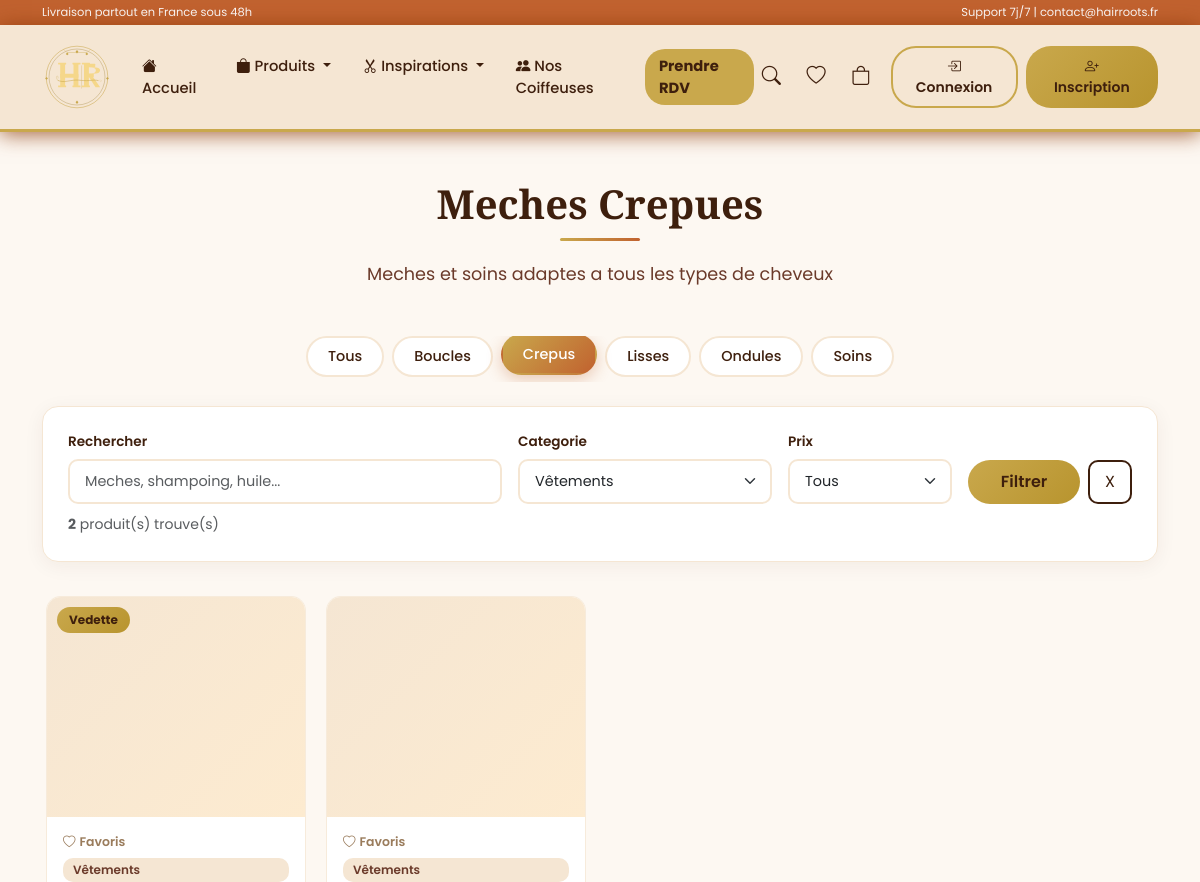
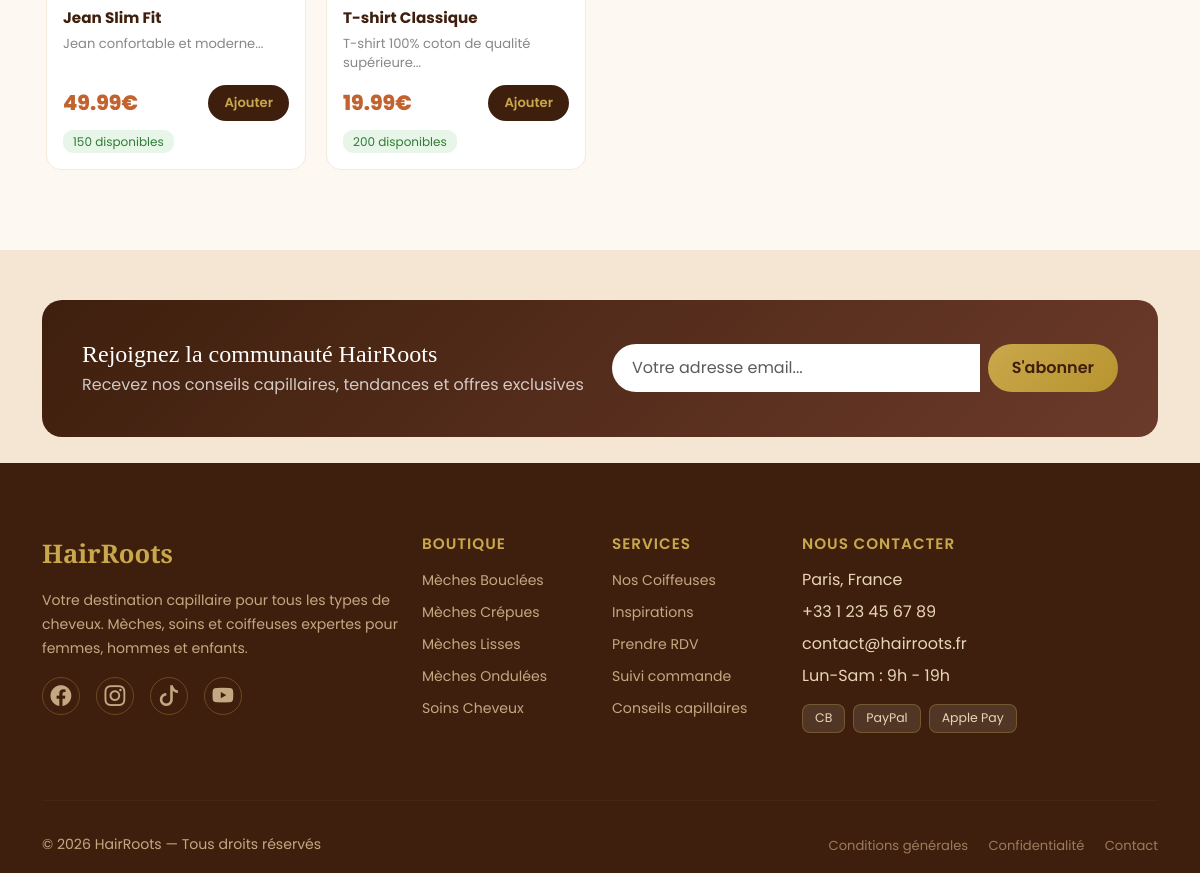
The page /products/index.php?category=2 on the database its author committed (2 pictures, top to bottom).
### tables this page shows
CREATE TABLE IF NOT EXISTS products (
    id INT AUTO_INCREMENT PRIMARY KEY,
    category_id INT,
    name VARCHAR(200) NOT NULL,
    slug VARCHAR(200) UNIQUE NOT NULL,
    description TEXT,
    price DECIMAL(10, 2) NOT NULL,
    stock INT DEFAULT 0,
    image VARCHAR(255),
    images TEXT,
    sku VARCHAR(50) UNIQUE,
    active BOOLEAN DEFAULT TRUE,
    featured BOOLEAN DEFAULT FALSE,
    created_at TIMESTAMP DEFAULT CURRENT_TIMESTAMP,
    updated_at TIMESTAMP DEFAULT CURRENT_TIMESTAMP ON UPDATE CURRENT_TIMESTAMP,
    FOREIGN KEY (category_id) REFERENCES categories(id) ON DELETE SET NULL,
    INDEX idx_slug (slug),
    INDEX idx_category (category_id),
    INDEX idx_active (active)
);

CREATE TABLE IF NOT EXISTS categories (
    id INT AUTO_INCREMENT PRIMARY KEY,
    name VARCHAR(100) NOT NULL,
    slug VARCHAR(100) UNIQUE NOT NULL,
    description TEXT,
    image VARCHAR(255),
    parent_id INT DEFAULT NULL,
    active BOOLEAN DEFAULT TRUE,
    created_at TIMESTAMP DEFAULT CURRENT_TIMESTAMP,
    FOREIGN KEY (parent_id) REFERENCES categories(id) ON DELETE SET NULL
);

### products/index.php (the view, shortened to what this page needs)
<?php
require_once '../config/database.php';
$stmt_categories = $pdo->query("SELECT * FROM categories ORDER BY name");
$categories = $stmt_categories->fetchAll();
$category_filter = isset($_GET['category']) ? (int)$_GET['category'] : 0;
$price_filter    = isset($_GET['price'])    ? $_GET['price']          : 'all';
$search          = isset($_GET['search'])   ? trim($_GET['search'])   : '';
$sub_filter      = isset($_GET['sub'])      ? trim($_GET['sub'])      : '';
$sql = "SELECT p.*, c.name as category_name
        FROM products p
        LEFT JOIN categories c ON p.category_id = c.id
        WHERE p.active = 1";
$params = [];
if($category_filter > 0) {
    $sql .= " AND p.category_id = ?";
    $params[] = $category_filter;
}
$sql .= " ORDER BY p.featured DESC, p.created_at DESC";
$stmt = $pdo->prepare($sql);
$stmt->execute($params);
$products = $stmt->fetchAll();
$titre_page = 'Nos Produits';
if($sub_filter === 'soins')        $titre_page = 'Soins Cheveux';
elseif($sub_filter === 'meches')   $titre_page = 'Nos Meches';
elseif($category_filter == 1)      $titre_page = 'Meches Bouclees';
elseif($category_filter == 2)      $titre_page = 'Meches Crepues';
elseif($category_filter == 3)      $titre_page = 'Meches Lisses';
elseif($category_filter == 4)      $titre_page = 'Meches Ondulees';
elseif($category_filter == 5)      $titre_page = 'Soins Cheveux';
include '../includes/header.php';
?>
<div class="container my-5">
    <div class="page-header text-center mb-5">
        <h1 class="page-title"><?= htmlspecialchars($titre_page) ?></h1>
        <div class="gold-line mx-auto"></div>
        <p class="page-subtitle">Meches et soins adaptes a tous les types de cheveux</p>
    </div>
    <div class="type-filter-bar mb-4">
        <div class="d-flex gap-2 flex-wrap justify-content-center">
            <a href="index.php" class="type-filter-btn <?= (!$category_filter && !$sub_filter) ? 'active' : '' ?>">Tous</a>
            <a href="index.php?category=1" class="type-filter-btn <?= $category_filter == 1 ? 'active' : '' ?>">Boucles</a>
            <a href="index.php?category=2" class="type-filter-btn <?= $category_filter == 2 ? 'active' : '' ?>">Crepus</a>
            <a href="index.php?category=3" class="type-filter-btn <?= $category_filter == 3 ? 'active' : '' ?>">Lisses</a>
            <a href="index.php?category=4" class="type-filter-btn <?= $category_filter == 4 ? 'active' : '' ?>">Ondules</a>
            <a href="index.php?category=5" class="type-filter-btn <?= $category_filter == 5 ? 'active' : '' ?>">Soins</a>
        </div>
    </div>
    <div class="filter-card mb-4">
        <form method="GET" action="" class="row g-3 align-items-end">
            <div class="col-md-5">
                <label class="filter-label">Rechercher</label>
                <input type="text" class="form-control filter-input" name="search"
                       placeholder="Meches, shampoing, huile..."
                       value="<?= htmlspecialchars($search) ?>">
            </div>
            <div class="col-md-3">
                <label class="filter-label">Categorie</label>
                <select class="form-select filter-input" name="category">
                    <?php foreach($categories as $cat): ?>
                        <option value="<?= $cat['id'] ?>" <?= $category_filter == $cat['id'] ? 'selected' : '' ?>>
                            <?= htmlspecialchars($cat['name']) ?>
                        </option>
                    <?php endforeach; ?>
                </select>
            </div>
            <div class="col-md-2">
                <label class="filter-label">Prix</label>
                <select class="form-select filter-input" name="price">
                    <option value="all"     <?= $price_filter === 'all'     ? 'selected' : '' ?>>Tous</option>
                </select>
            </div>
            <div class="col-md-2 d-flex gap-2">
                <button type="submit" class="btn btn-gold w-100">Filtrer</button>
                <a href="index.php" class="btn btn-outline-brown">X</a>
            </div>
        </form>
        <div class="mt-2">
            <small class="text-muted">
                <strong><?= count($products) ?></strong> produit(s) trouve(s)
            </small>
        </div>
    </div>
    <?php if(count($products) > 0): ?>
        <div class="scroll-horizontal">
            <?php foreach($products as $product): ?>
                <div class="scroll-item">
                    <div class="product-card-hr h-100">
                                                        <div class="product-img-wrap position-relative">
                                    <?php if($product['featured']): ?>
                                        <span class="badge-featured">Vedette</span>
                                    <?php endif; ?>
                                </div>
                        <div class="product-body">
                                <button class="btn-favori-bottom" style="width:auto" onclick="toggleFavori(this, <?= $product['id'] ?>)">
                                    <i class="bi bi-heart"></i> Favoris
                                </button>
                            <?php if($product['category_name']): ?>
                                <span class="product-category"><?= htmlspecialchars($product['category_name']) ?></span>
                            <?php endif; ?>
                            <h6 class="product-name"><?= htmlspecialchars($product['name']) ?></h6>
                            <p class="product-desc">
                                <?= substr(htmlspecialchars($product['description'] ?? ''), 0, 80) ?>...
                            </p>
                            <div class="product-footer">
                                <span class="product-price"><?= number_format($product['price'], 2) ?>€</span>
                                <?php if($product['stock'] > 0): ?>
                                    <button class="btn-add-cart" onclick="addToCart(<?= $product['id'] ?>)">Ajouter</button>
                                <?php else: ?>
                                    <span class="btn-rupture">Rupture</span>
                                <?php endif; ?>
                            </div>
                            <div class="mt-2">
                                <?php if($product['stock'] > 10): ?>
                                    <span class="stock-badge stock-ok"><?= $product['stock'] ?> disponibles</span>
                                <?php elseif($product['stock'] > 0): ?>
                                    <span class="stock-badge stock-warn">Plus que <?= $product['stock'] ?></span>
                                <?php else: ?>
                                    <span class="stock-badge stock-out">Rupture de stock</span>
                                <?php endif; ?>
                            </div>
                        </div>
                    </div>
                </div>
            <?php endforeach; ?>
        </div>
    <?php endif; ?>
</div>
<?php include '../includes/footer.php'; ?>

### rows shown on the page
products: featured "Vedette", category.name "Vêtements", name "Jean Slim Fit", description "Jean confortable et moderne", price "49.99", stock "150"
products: category.name "Vêtements", name "T-shirt Classique", description "T-shirt 100% coton de qualité supérieure", price "19.99", stock "200"

### other values the page prints
$titre_page "Meches Crepues"
count($products) "2"
form field category "Vêtements"
